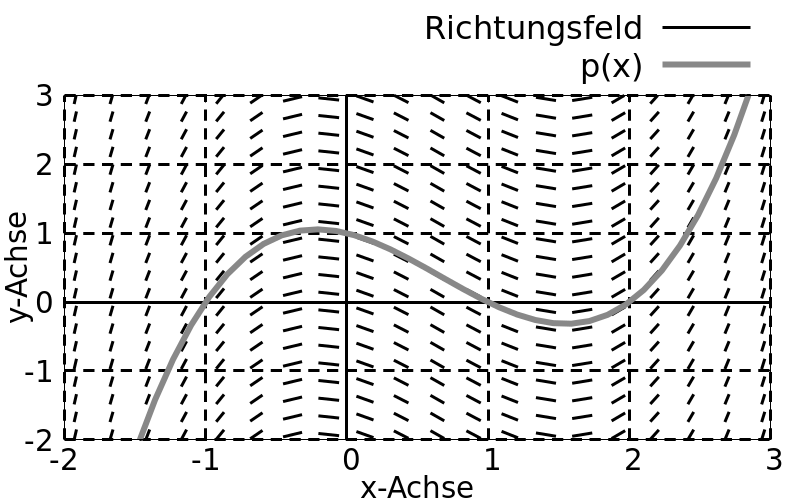

Reproduce this figure in gnuplot.
# slope field
phi(x,y) = 1.5*x*x-2*x-0.5
scaling(x,y) = 0.15;
Dx(x,y) = 1
Dy(x,y) = phi(x,y)
enorm(x,y) = sqrt(Dx(x,y)**2+Dy(x,y)**2)
dx(x,y) = Dx(x,y)/enorm(x,y)*scaling(x,y)
dy(x,y) = Dy(x,y)/enorm(x,y)*scaling(x,y)

set samples 40    # x-axis
set isosamples 40 # y-axis
set palette defined ( \
    1 '#fffcf6', \
    2 '#fff7db', \
    3 '#fff4c2', \
    4 '#feecae', \
    5 '#f8ca8c', \
    6 '#f0a848', \
    7 '#c07860', \
    8 '#a86060', \
    9 '#784860', \
   10 '#604860')

set key font ",24"
set tics font ",22" 

set xlabel "x-Achse" font ",22" 
set ylabel "y-Achse" font ",22" 

set grid
set xtics 1
set ytics 1
set grid ls 1 lc "#000000" lw 3 dt (15,10)
set zeroaxis ls 2 lw 3 lc "#000000"

set xrange [-2:3]
set yrange [-2:3]

set key right tmargin


set terminal pngcairo dashed size 800,500
set output "grid.png"

plot '++' u ($1-dx($1,$2)/2.0):($2-dy($1,$2)/2.0):\
    (dx($1,$2)):(dy($1,$2)) \
    with vectors nohead lw 3 lc 0 title "Richtungsfeld", 0.5*(x-1)*(x-2)*(x+1) lc '#888888' lw 6 title "p(x)"


